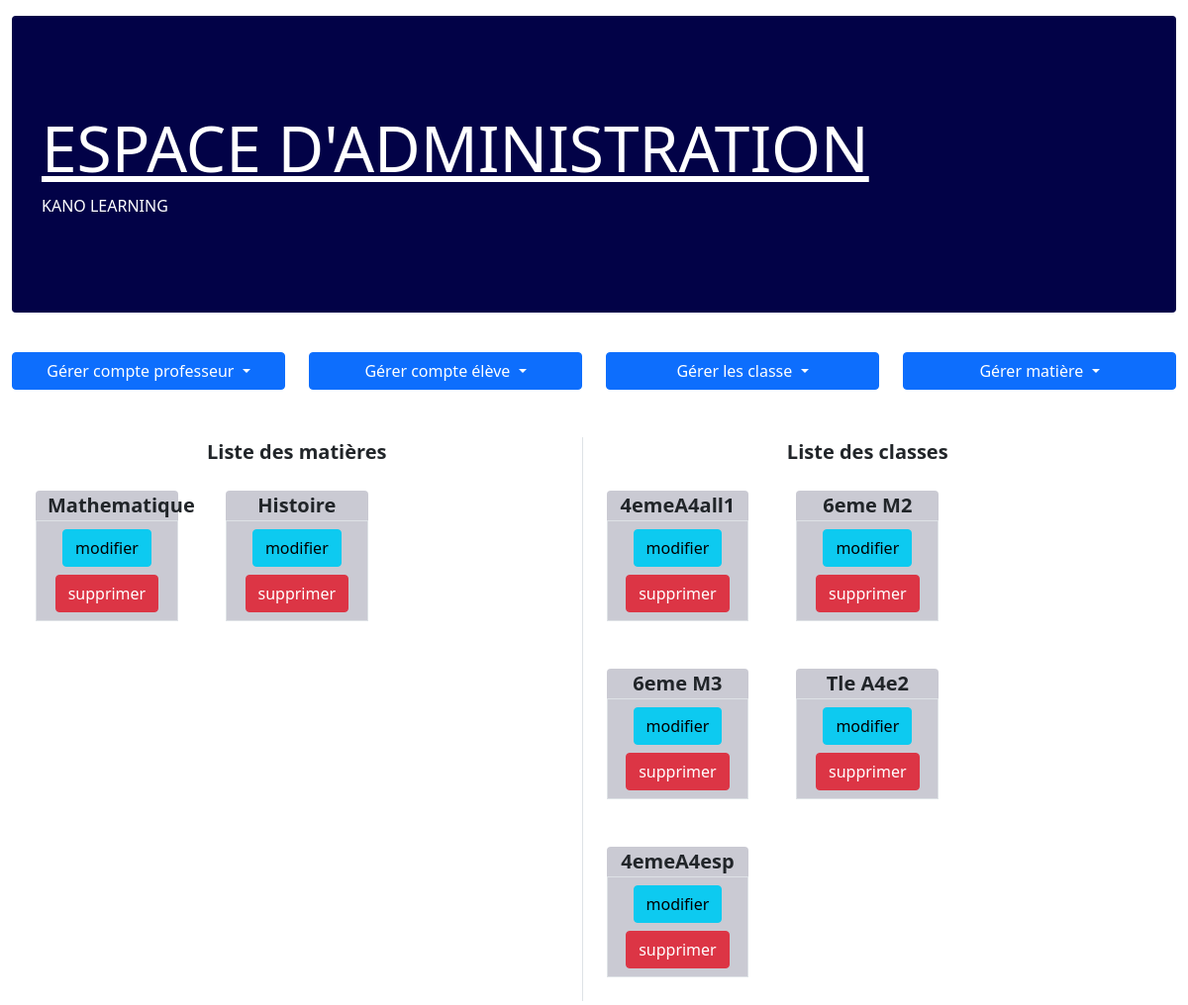
/indexadmin/, run on an earlier commit of the app's database.
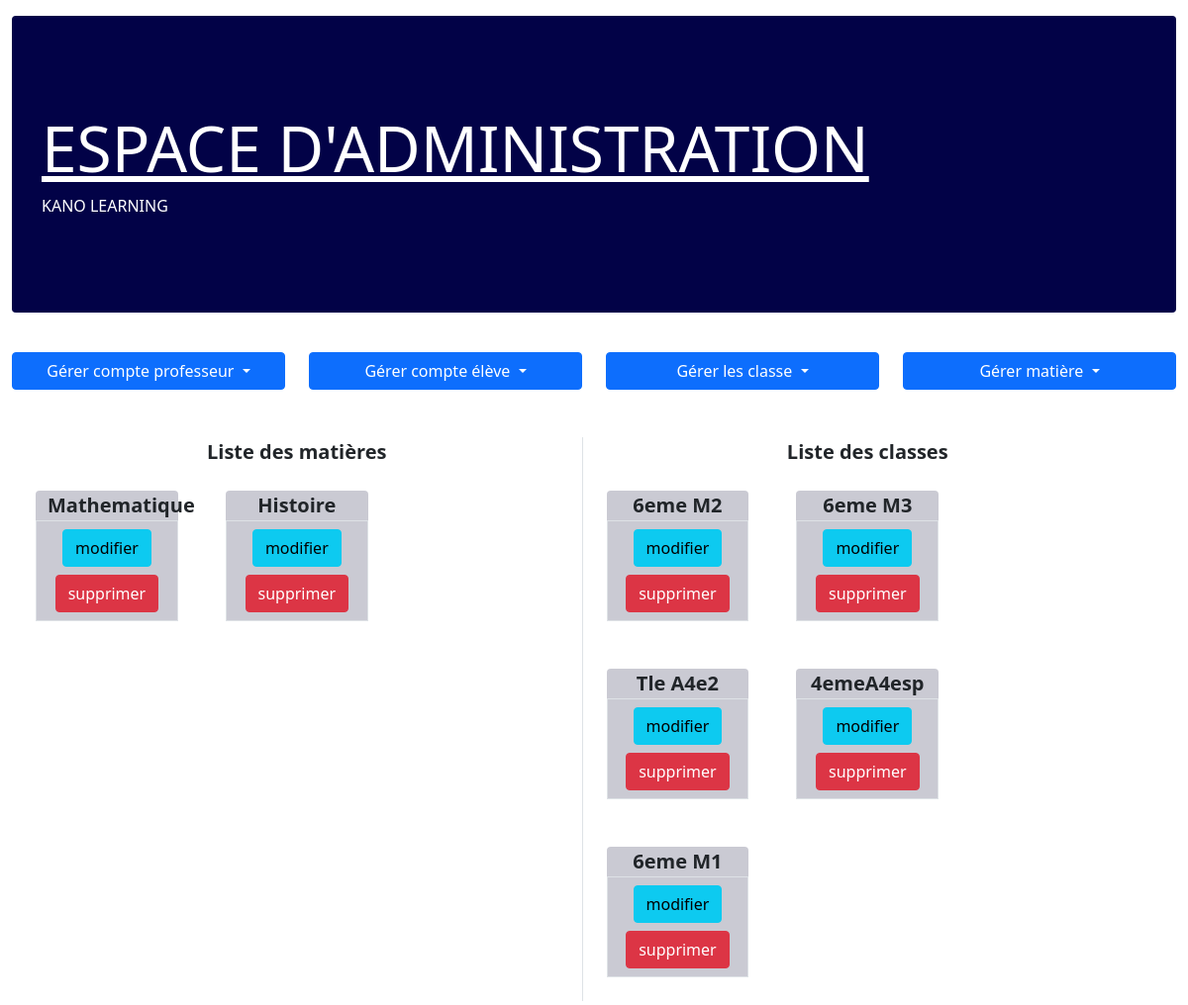
And on a later commit of the database.
### home/models.py (models this page shows, shortened)
class Matiere(models.Model):
    nom_matiere = models.CharField(max_length=128)

class Classe(models.Model):
    nom_Classe = models.CharField(max_length=100)

### home/views.py (the view)
# urls.py: path('indexadmin/', views.indexadmin, name="indexadmin"),
def indexadmin(request):
    classe = Classe.objects.all()
    matiere = Matiere.objects.all()
    context = {"classe": classe, "matiere": matiere}
    return render(request, "home/admin/index_admin.html", context)

### home/templates/home/Admin/index_admin.html
{% extends "home/admin/admin_base.html" %}
{% block content %}
{% load static %}
  <div class="container-fluid row mt-5 mb-5">
    <div class="col text-center fs-5 fw-bold border-end">
      Liste des matières<div class="row">
        {% for matiere in matiere %}
          <div class="col-3 m-4 text-black rounded fs-5 fw-bold" style="background-color: rgb(202, 202, 211);">
            {{ matiere.nom_matiere }}<div class="row border border-top">
              <div class="col">
                <a href="{% url "update_matiere" matiere.id %}" class="btn btn-info font-weight-semi-bold mt-2 border-right fs-6">modifier</a>
              </div>
              <div class="col">
                <a href="{% url "delete_matiere" matiere.id %}" class="btn btn-danger font-weight-semi-bold mt-2 border-right fs-6 mb-2">supprimer</a>
              </div>
            </div>
          </div>
        {% endfor %}
      </div>
    </div>
    <div class="col text-center fs-5 fw-bold">
      Liste des classes<div class="row">
        {% for classe in classe %}
          <div class="col-3 m-4 text-black rounded fs-5 fw-bold" style="background-color: rgb(202, 202, 211);">
            {{ classe.nom_Classe }}<div class="row border border-top">
              <div class="col">
                <a href="{% url "update_classe" classe.id %}" class="btn btn-info font-weight-semi-bold mt-2 border-right fs-6">modifier</a>
              </div>
              <div class="col">
                <a href="{% url "delete_classe" classe.id %}" class="btn btn-danger font-weight-semi-bold mt-2 border-right fs-6 mb-2">supprimer</a>
              </div>
            </div>
          </div>
        {% endfor %}
      </div>
  </div>
{% endblock %}

What changed in the data, as far as the page shows it:
removed Classe: nom_Classe "4emeA4all1"
added Classe: nom_Classe "6eme M1"
